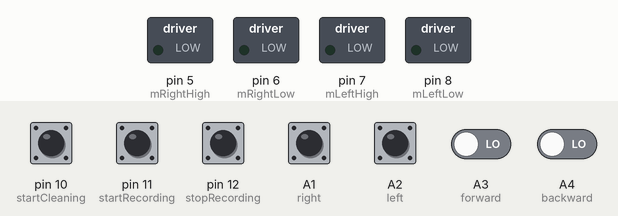
Recording of a sketch running on a simulated Arduino Uno, built with avr-gcc and run on an emulated ATmega328P. On the bench: switched loads named in the sketch (green lamp = pin HIGH). Inputs (shaded band) come from the test bench; at power-on: A1 (right), A2 (left), A3 (forward), A4 (backward), pin 10 (startCleaning), pin 11 (startRecording), pin 12 (stopRecording) LOW.

Above: at 1.2 s.
1.3 s: pin 11 (startRecording) pulled HIGH for 0.15 s
At 2.6 s:
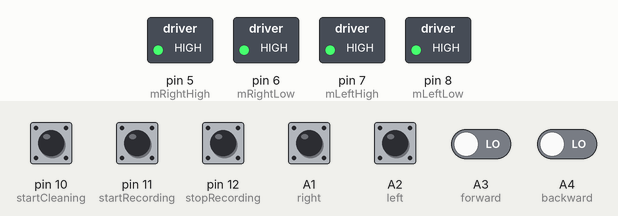
2.9 s: A1 (right) pulled HIGH for 0.15 s
At 3.2 s:
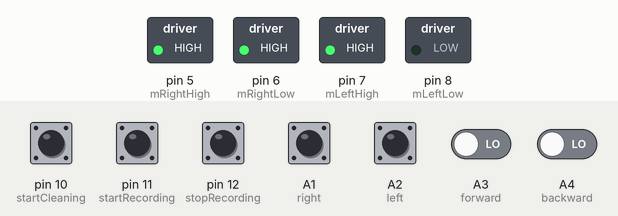
7.5 s: A3 (forward) driven LOW
9.4 s: A2 (left) pulled HIGH for 0.15 s
At 10.5 s:
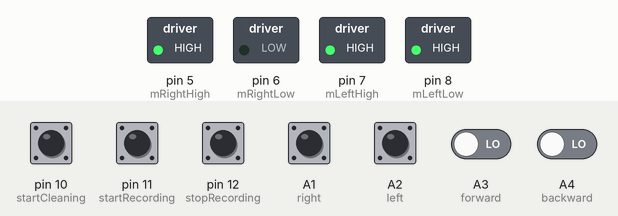
11.0 s: A4 (backward) driven HIGH
At 14.8 s:
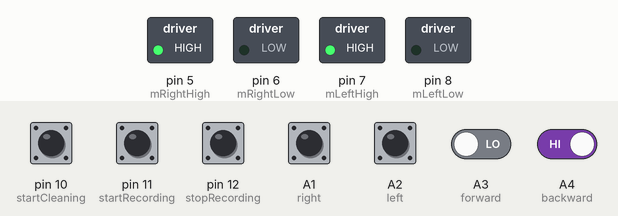
Timing chart, 0 to 15.0 s (numbered marks = the images above; inputs shaded):
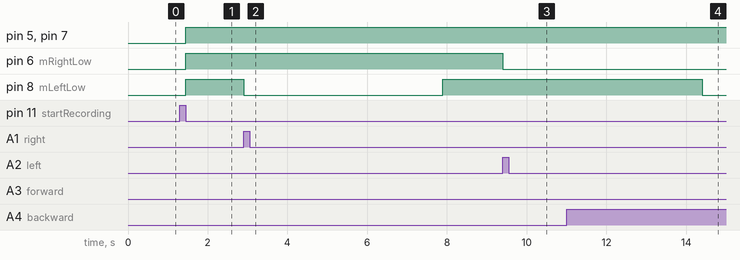

Measured:
- after the input at 1.3 s, pin 5 (mRightHigh), pin 6 (mRightLow), pin 7 (mLeftHigh), pin 8 (mLeftLow): LOW → HIGH after 0.15 s
- after the input at 2.9 s, pin 8 (mLeftLow): HIGH → LOW at once
- after the input at 9.4 s, pin 6 (mRightLow): HIGH → LOW at once
- after the input at 11.0 s, pin 6 (mRightLow): stays LOW (without the input it goes to HIGH after 3.4 s); pin 8 (mLeftLow): HIGH → LOW after 3.4 s

The sketch:

Cleaning_Bot.ino
```cpp
//Directions
int right= A1;
int left= A2;
int forward= A3;
int backward= A4;
int stop= A5;

//User Control Options
int startRecording= 11;
int stopRecording= 12;
int startCleaning= 10;

//Store Interrupts
int startStore= 2;
int stopStore= 3;

//Motor Control
int mRightHigh= 5;
int mRightLow= 6;
int mLeftHigh= 7;
int mLeftLow= 8;

//Data Storage
int MAX_ARRAY_LENGTH= 50;
unsigned long REFERENCE_TIME;
unsigned long time[50];
//Have to try storing in char to save memory
int direction[50];
int i= 0;
int STOP_POINTER;

//Control Signals
boolean isStoring;
boolean isRight;
boolean isLeft;
boolean isForward;
boolean isBackward;
boolean isStop;
boolean isReading;

//Time Required For A Single Turn: Right or Left (in milliseconds)
int TURN_TIME= 5000;

void setup()
{
	pinMode(right, INPUT);
	pinMode(left, INPUT);
	pinMode(forward, INPUT);
	pinMode(backward, INPUT);
	pinMode(stop, INPUT);
	pinMode(startRecording, INPUT);
	pinMode(stopRecording, INPUT);
	pinMode(startCleaning, INPUT);

	pinMode(mRightHigh, OUTPUT);
	pinMode(mLeftHigh, OUTPUT);
	pinMode(mRightLow, OUTPUT);
	pinMode(mLeftLow, OUTPUT);


	isStoring= false;
	isRight= false;
	isLeft= false;
	isForward= false;
	isBackward= false;
	isReading= false;
}

void loop()
{
	//STARTING STORE MODE
	if(digitalRead(startRecording)==HIGH)
	{
		i= 0;
		isStoring= true;
		isReading= false;
		REFERENCE_TIME= millis();

		attachInterrupt(startStore, set_isStoring, RISING);
		attachInterrupt(stopStore, stop_isStoring, RISING);
	}

	//STOPPING STORE MODE
	else if(digitalRead(stopRecording)==HIGH)
	{
		isStoring= false;
		isReading= false;

		detachInterrupt(startStore);
		detachInterrupt(stopStore);
	}

	//STORING MODE
	else if (isStoring==true)
	{
		if(digitalRead(forward)==HIGH)
		{
			moveForward();
		}
		else if(digitalRead(backward)==HIGH)
		{
			moveBackward();
		}
		else if(digitalRead(right)==HIGH)
		{
			moveRight();
		}
		else if (digitalRead(left)==HIGH)
		{
			moveLeft();
		}
		else
		{
			stopBot();
		}
	}

	//START READING MODE
	else if (digitalRead(startCleaning)==HIGH)
	{
		isReading= true;
	}

	//READING MODE
	else if (isReading==true)
	{
		for(int j= 0; j< STOP_POINTER; j++)
		{
			readAndMove(direction[j], time[j+1]-time[j]);
		}
	}

}

void moveForward()
{
	//Start the motor here - forward
	digitalWrite(mRightHigh, HIGH);
	digitalWrite(mRightLow, LOW);
	digitalWrite(mLeftHigh, HIGH);
	digitalWrite(mLeftLow, LOW);

	if(isForward==false)
	{
		time[i]= millis() - REFERENCE_TIME;
		direction[i]= 0;
		i++;
	}

	//Manage Control Signals Here
	isRight= false;
	isLeft= false;
	isForward= true;
	isBackward= false;
	isStop= false;
}

void moveBackward()
{
	//Start the motor here - backward
	digitalWrite(mRightHigh, HIGH);
	digitalWrite(mRightLow, LOW);
	digitalWrite(mLeftHigh, HIGH);
	digitalWrite(mLeftLow, LOW);

	if(isBackward==false)
	{
		time[i]= millis() - REFERENCE_TIME;
		direction[i]= 1;
		i++;
	}

	//Manage Control Signals Here
	isRight= false;
	isLeft= false;
	isForward= false;
	isBackward= true;
	isStop= false;
}

void moveRight()
{
	//Start Right Turn Code Here
	digitalWrite(mRightHigh, HIGH);
	digitalWrite(mRightLow, HIGH);
	digitalWrite(mLeftHigh, HIGH);
	digitalWrite(mLeftLow, LOW);
	delay(TURN_TIME);

	time[i]= millis() - REFERENCE_TIME;
	direction[i]= 2;
	i++;

	//Manage Control Signals Here
	isRight=true;
	isLeft= false;
	isForward= false;
	isBackward= false;
	isStop= false;
}

void moveLeft()
{
	//Start Right Turn Code Here
	digitalWrite(mRightHigh, HIGH);
	digitalWrite(mRightLow, LOW);
	digitalWrite(mLeftHigh, HIGH);
	digitalWrite(mLeftLow, HIGH);
	delay(TURN_TIME);

	time[i]= millis() - REFERENCE_TIME;
	direction[i]= 3;
	i++;

	//Manage Control Signals Here
	isRight=false;
	isLeft= true;
	isForward= false;
	isBackward= false;
	isStop= false;
}

void stopBot()
{
	//Stop the bot here
	digitalWrite(mRightHigh, HIGH);
	digitalWrite(mRightLow, HIGH);
	digitalWrite(mLeftHigh, HIGH);
	digitalWrite(mLeftLow, HIGH);

	if(isStop==false)
	{
		time[i]= millis() - REFERENCE_TIME;
		direction[i]= 4;
		STOP_POINTER= i;
		i++;
	}

	//Manage Control Signals Here
	isRight=false;
	isLeft= false;
	isForward= false;
	isBackward= false;
	isStop= true;
}

void readAndMove(int Direction, unsigned long Time)
{
	if(Direction== 0)
	{
		moveForward();
		delay(Time);
	}
	else if(Direction== 1)
	{
		moveBackward();
		delay(Time);
	}
	else if(Direction== 2)
	{
		moveRight();
	}
	else if(Direction== 3)
	{
		moveLeft();
	}
	else if(Direction== 4)
	{
		stopBot();
		delay(Time);
	}
}

void set_isStoring()
{
	isStoring= true;
}

void stop_isStoring()
{
	isStoring= false;
}
```
